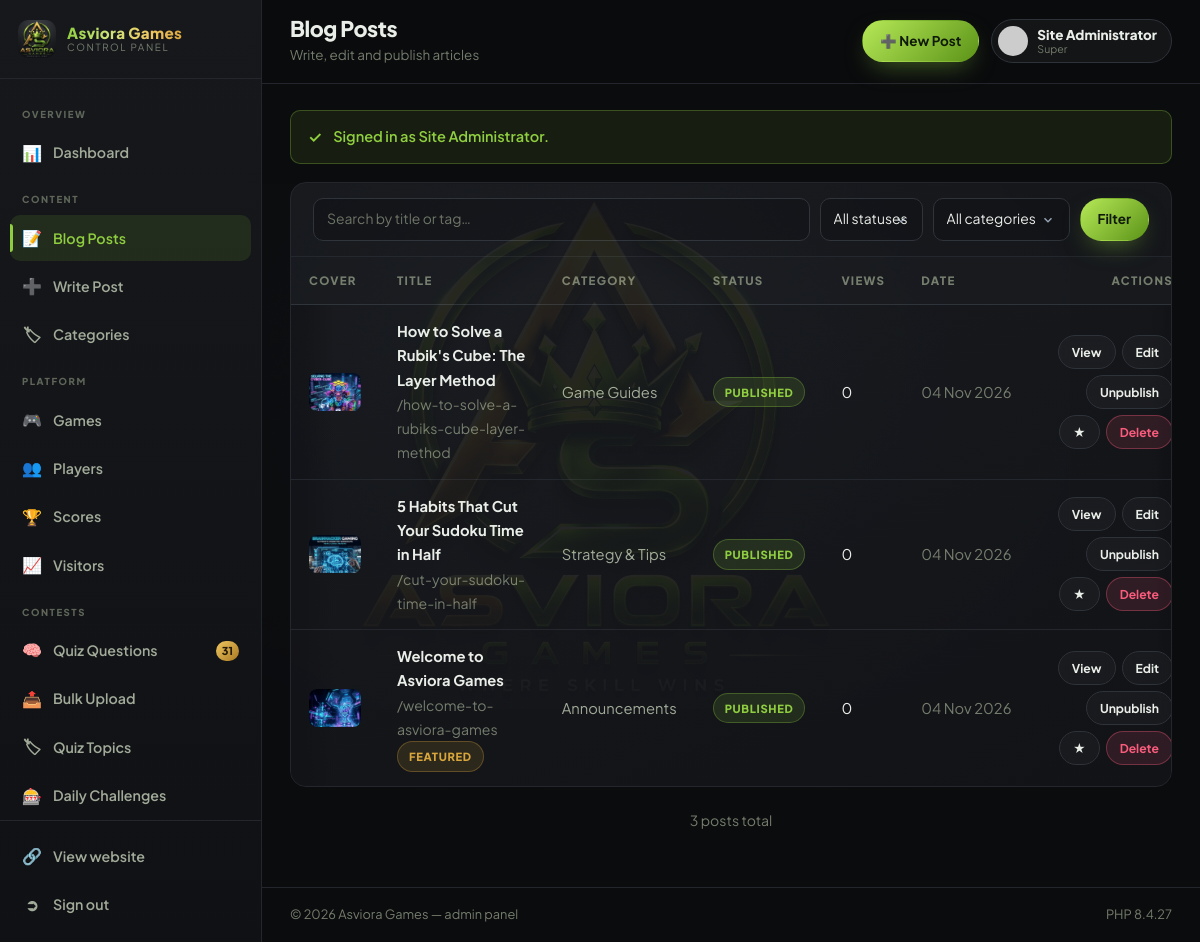
The page /admin/blog.php (signed in) on the database its author committed.
### tables this page shows
CREATE TABLE `blog_posts` (
  `id`            INT UNSIGNED NOT NULL AUTO_INCREMENT,
  `title`         VARCHAR(200) NOT NULL,
  `slug`          VARCHAR(220) NOT NULL,
  `excerpt`       VARCHAR(400) DEFAULT NULL,
  `content`       LONGTEXT,
  `cover_image`   VARCHAR(255) DEFAULT NULL,
  `category_id`   INT UNSIGNED DEFAULT NULL,
  `author_id`     INT UNSIGNED DEFAULT NULL COMMENT 'admins.id',
  `tags`          VARCHAR(255) DEFAULT NULL,
  `meta_title`    VARCHAR(200) DEFAULT NULL,
  `meta_desc`     VARCHAR(300) DEFAULT NULL,
  `status`        ENUM('draft','published') NOT NULL DEFAULT 'draft',
  `is_featured`   TINYINT(1)   NOT NULL DEFAULT 0,
  `views`         INT UNSIGNED NOT NULL DEFAULT 0,
  `published_at`  DATETIME     DEFAULT NULL,
  `created_at`    TIMESTAMP    NOT NULL DEFAULT CURRENT_TIMESTAMP,
  `updated_at`    TIMESTAMP    NOT NULL DEFAULT CURRENT_TIMESTAMP ON UPDATE CURRENT_TIMESTAMP,
  PRIMARY KEY (`id`),
  UNIQUE KEY `uq_post_slug` (`slug`),
  KEY `idx_post_status` (`status`),
  KEY `idx_post_cat` (`category_id`),
  CONSTRAINT `fk_post_cat` FOREIGN KEY (`category_id`) REFERENCES `blog_categories` (`id`) ON DELETE SET NULL
);

CREATE TABLE `blog_categories` (
  `id`         INT UNSIGNED NOT NULL AUTO_INCREMENT,
  `name`       VARCHAR(80) NOT NULL,
  `slug`       VARCHAR(80) NOT NULL,
  `created_at` TIMESTAMP   NOT NULL DEFAULT CURRENT_TIMESTAMP,
  PRIMARY KEY (`id`),
  UNIQUE KEY `uq_bcat_slug` (`slug`)
);

### admin/includes/auth.php (called while the page is built, shortened)
<?php
require_once dirname(__DIR__, 2) . '/config/config.php';
function admin_logged_in(): bool
{
    return !empty($_SESSION['admin_id']);
}
function current_admin(): ?array
{
    static $a = null;
    static $loaded = false;
    if ($loaded) {
        return $a;
    }
    $loaded = true;
    $a = fetch_one('SELECT * FROM admins WHERE id = ? AND is_active = 1',
                   [(int) $_SESSION['admin_id']]);
    return $a;
}
function admin_url(string $path = ''): string
{
    return url('admin/' . ltrim($path, '/'));
}
function require_admin(): array
{
    $a = current_admin();
    return $a;
}
function admin_active(string $file): string
{
    return basename($_SERVER['SCRIPT_NAME'] ?? '') === $file ? ' active' : '';
}

### includes/db.php (called while the page is built, shortened)
<?php
function db(): PDO
{
    static $pdo = null;
    if ($pdo instanceof PDO) {
        return $pdo;
    }
    $dsn = 'mysql:host=' . DB_HOST . ';dbname=' . DB_NAME . ';charset=' . DB_CHARSET;
    try {
        $pdo = new PDO($dsn, DB_USER, DB_PASS, [
            PDO::ATTR_ERRMODE            => PDO::ERRMODE_EXCEPTION,
            PDO::ATTR_DEFAULT_FETCH_MODE => PDO::FETCH_ASSOC,
            PDO::ATTR_EMULATE_PREPARES   => false,
        ]);
        try {
            $offset = (new DateTime('now', new DateTimeZone(date_default_timezone_get())))
                        ->format('P');
            $pdo->exec("SET time_zone = '" . $offset . "'");
        } catch (Throwable $e) {
        }
    } catch (PDOException $e) {
        http_response_code(500);
        $msg = DEBUG_MODE ? htmlspecialchars($e->getMessage()) : 'Database connection failed.';
        echo '<div style="font:15px/1.6 system-ui,sans-serif;max-width:640px;margin:60px auto;'
           . 'padding:28px;background:#121729;color:#e9eefc;border:1px solid #262f4d;border-radius:14px">'
           . '<h2 style="margin:0 0 12px;color:#8fce3f">Database not reachable</h2>'
           . '<p style="color:#9aa4b2">' . $msg . '</p>'
           . '<p style="color:#9aa4b2">Import <code>config/database.sql</code> and check the '
           . 'credentials in <code>config/config.php</code>.</p></div>';
        exit;
    }
    return $pdo;
}
function q(string $sql, array $params = []): PDOStatement
{
    $st = db()->prepare($sql);
    $st->execute($params);
    return $st;
}
function fetch_one(string $sql, array $params = []): ?array
{
    $row = q($sql, $params)->fetch();
    return $row === false ? null : $row;
}
function fetch_all(string $sql, array $params = []): array
{
    return q($sql, $params)->fetchAll();
}
function fetch_col(string $sql, array $params = [], $default = null)
{
    $v = q($sql, $params)->fetchColumn();
    return $v === false ? $default : $v;
}

### includes/migrate.php (called while the page is built, shortened)
<?php
function run_pending_migrations(): array
{
    $applied = [];
    try {
        $current = (int) setting('schema_version', '0');
    } catch (Throwable $e) {
        return $applied;
    }
    $lock = fopen(sys_get_temp_dir() . '/asviora_migrate.lock', 'c');
    if ($lock === false || !flock($lock, LOCK_EX | LOCK_NB)) {
        if ($lock) fclose($lock);
        return $applied;
    }
    try {
        $current = (int) (settings_all(true)['schema_version'] ?? 0);
        for ($v = $current + 1; $v <= SCHEMA_VERSION; $v++) {
            if (!isset(SCHEMA_MIGRATIONS[$v])) {
                continue;
            }
            $file = dirname(__DIR__) . '/config/' . SCHEMA_MIGRATIONS[$v];
            if (!is_readable($file)) {
                break;
            }
            set_setting('schema_version', (string) $v);
            $applied[] = SCHEMA_MIGRATIONS[$v];
        }
    } catch (Throwable $e) {
        if (DEBUG_MODE) {
            error_log('[migration] ' . $e->getMessage());
        }
    } finally {
        flock($lock, LOCK_UN);
        fclose($lock);
    }
    return $applied;
}

### config/config.php (called while the page is built, shortened)
<?php
require_once ROOT_PATH . '/includes/db.php';
require_once ROOT_PATH . '/includes/functions.php';
if (!defined('SKIP_MIGRATIONS')) {
    require_once ROOT_PATH . '/includes/migrate.php';
    run_pending_migrations();
}

### admin/blog.php (the view, shortened to what this page needs)
<?php
require_once __DIR__ . '/includes/auth.php';
$A = require_admin();
$admin_title = 'Blog Posts';
$admin_sub   = 'Write, edit and publish articles';
$admin_actions = '<a href="' . admin_url('blog-edit.php') . '" class="btn btn-primary btn-sm">&#10133; New Post</a>';
$search = get('q');
$page   = max(1, (int) get('page', '1'));
$per    = 15;
$where = ['1 = 1'];
$params = [];
$w = implode(' AND ', $where);
$total  = (int) fetch_col("SELECT COUNT(*) FROM blog_posts p WHERE $w", $params, 0);
$pages  = max(1, (int) ceil($total / $per));
$page   = min($page, $pages);
$offset = ($page - 1) * $per;
$posts = fetch_all(
    "SELECT p.*, c.name AS cat_name, a.name AS author
     FROM blog_posts p
     LEFT JOIN blog_categories c ON c.id = p.category_id
     LEFT JOIN admins a ON a.id = p.author_id
     WHERE $w ORDER BY p.id DESC LIMIT $per OFFSET $offset", $params);
require __DIR__ . '/includes/layout.php';
?>
<div class="adm-panel">
  <form method="get" class="adm-toolbar">
    <input type="text" name="q" class="form-control grow" value="<?= e($search) ?>"
           placeholder="Search by title or tag…">
    <select name="status" class="form-select" style="width:auto">
      <option value="">All statuses</option>
    </select>
    <select name="cat" class="form-select" style="width:auto">
      <option value="">All categories</option>
    </select>
    <button class="btn btn-primary btn-sm" type="submit">Filter</button>
  </form>
  <div class="adm-panel-body flush">
    <?php if (!$posts): ?>
      <div class="empty">
        <div class="em-ico">&#128221;</div>
        <h3>No posts match</h3>
        <p>Write your first article, or clear the filters above.</p>
        <a href="<?= admin_url('blog-edit.php') ?>" class="btn btn-primary">Write a post</a>
      </div>
    <?php else: ?>
      <div class="table-scroll">
        <table class="tbl" style="min-width:900px">
          <thead>
            <tr><th style="width:64px">Cover</th><th>Title</th><th>Category</th>
                <th>Status</th><th>Views</th><th>Date</th><th style="text-align:right">Actions</th></tr>
          </thead>
          <tbody>
            <?php foreach ($posts as $p): $cov = cover_url($p['cover_image']); ?>
              <tr>
                <td>
                  <div style="width:52px;height:38px;border-radius:8px;overflow:hidden;
                              background:var(--surface-2);display:grid;place-items:center">
                    <?php if ($cov): ?>
                      <img src="<?= e($cov) ?>" alt="" style="width:100%;height:100%;object-fit:cover">
                    <?php else: ?>
                      <span style="opacity:.4">&#128221;</span>
                    <?php endif; ?>
                  </div>
                </td>
                <td>
                  <strong style="display:block"><?= e($p['title']) ?></strong>
                  <span class="text-dim">
                    /<?= e($p['slug']) ?>
                    <?php if ($p['is_featured']): ?>
                      &nbsp;<span class="badge badge-gold">featured</span>
                    <?php endif; ?>
                  </span>
                </td>
                <td class="text-muted"><?= e($p['cat_name'] ?: '—') ?></td>
                <td>
                  <span class="badge <?= $p['status'] === 'published' ? 'badge-green' : '' ?>">
                    <?= e($p['status']) ?></span>
                </td>
                <td><?= num($p['views']) ?></td>
                <td class="text-dim nowrap"><?= fdate($p['published_at'] ?: $p['created_at'], 'd M Y') ?></td>
                <td>
                  <div class="adm-actions">
                    <?php if ($p['status'] === 'published'): ?>
                      <a href="<?= url('post.php?slug=' . urlencode($p['slug'])) ?>" target="_blank"
                         rel="noopener" class="btn btn-ghost btn-xs">View</a>
                    <?php endif; ?>
                    <a href="<?= admin_url('blog-edit.php?id=' . (int) $p['id']) ?>"
                       class="btn btn-ghost btn-xs">Edit</a>
                    <form method="post" style="display:inline">
                      <button class="btn btn-ghost btn-xs" type="submit">
                        <?= $p['status'] === 'published' ? 'Unpublish' : 'Publish' ?></button>
                    </form>
                    <form method="post" style="display:inline">
                      <button class="btn btn-ghost btn-xs" type="submit" title="Toggle featured">&#9733;</button>
                    </form>
                    <form method="post" style="display:inline">
                      <button class="btn btn-danger btn-xs" type="submit"
                        data-confirm="Delete &quot;<?= e($p['title']) ?>&quot; permanently?">Delete</button>
                    </form>
                  </div>
                </td>
              </tr>
            <?php endforeach; ?>
          </tbody>
        </table>
      </div>
    <?php endif; ?>
  </div>
</div>
<p class="text-dim center mt-2"><?= num($total) ?> post<?= $total === 1 ? '' : 's' ?> total</p>
<?php require __DIR__ . '/includes/layout_end.php'; ?>

### admin/includes/layout.php (shortened to what this page needs)
<?php
$A    = require_admin();
$site = setting('site_name', 'Asviora Games');
$unread = (int) fetch_col('SELECT COUNT(*) FROM contact_messages WHERE is_read = 0', [], 0);
$drafts = (int) fetch_col('SELECT COUNT(*) FROM blog_posts WHERE status = "draft"', [], 0);
$menu = [
    ['group' => 'Overview', 'items' => [
        ['index.php',    '&#128202;', 'Dashboard', null],
    ]],
    ['group' => 'Content', 'items' => [
        ['blog.php',       '&#128221;', 'Blog Posts', $drafts ?: null],
        ['blog-edit.php',  '&#10133;',  'Write Post', null],
        ['categories.php', '&#127991;', 'Categories', null],
    ]],
    ['group' => 'Communication', 'items' => [
        ['messages.php',    '&#9993;',  'Messages',    $unread ?: null],
        ['subscribers.php', '&#128231;', 'Subscribers', null],
    ]],
];
if (admin_can_manage()) {
    $platformItems = [];
    $platformItems[] = ['games.php',  '&#127918;', 'Games',   null];
    $platformItems[] = ['users.php',  '&#128101;', 'Players', null];
    $platformItems[] = ['scores.php', '&#127942;', 'Scores',  null];
    if (has_table('visits')) {
        $vToday = (int) fetch_col(
            'SELECT COUNT(*) FROM visits WHERE visit_date = CURDATE()', [], 0);
        $platformItems[] = ['visitors.php', '&#128200;', 'Visitors', $vToday ?: null];
    }
    $platform = [['group' => 'Platform', 'items' => $platformItems]];
    $contest = [];
    if (has_table('quiz_questions')) {
        $liveQ = (int) fetch_col(
            'SELECT COUNT(*) FROM quiz_questions WHERE is_active = 1', [], 0);
        $contest[] = ['quiz.php',            '&#129504;', 'Quiz Questions', $liveQ ?: null];
        $contest[] = ['quiz-import.php',     '&#128228;', 'Bulk Upload',    null];
        $contest[] = ['quiz-categories.php', '&#127991;', 'Quiz Topics',    null];
    }
    if (has_table('spin_results')) {
        $contest[] = ['spin.php', '&#127920;', 'Daily Challenges', null];
    }
    if (has_table('exam_notify')) {
        $waiting = (int) fetch_col('SELECT COUNT(*) FROM exam_notify', [], 0);
        $contest[] = ['govt-exam.php', '&#127891;', 'Govt Exam', $waiting ?: null];
    }
    if ($contest) {
        $platform[] = ['group' => 'Contests', 'items' => $contest];
    }
    array_splice($menu, 2, 0, $platform);
    $system = [['settings.php', '&#9881;', 'Site Settings', null]];
    if ($A['role'] === 'super') {
        $system[] = ['admins.php', '&#128272;', 'Admin Users', null];
    }
    $menu[] = ['group' => 'System', 'items' => $system];
}
?>
<!DOCTYPE html>
<html lang="en">
<head>
<link rel="stylesheet" href="<?= asset('assets/css/style.css') ?>">
<link rel="stylesheet" href="<?= asset('assets/css/admin.css') ?>">
</head>
<body class="admin-body">
<aside class="adm-sidebar" id="admSidebar">
  <a href="<?= url('index.php') ?>" class="adm-brand" target="_blank" rel="noopener">
    <img src="<?= e(logo_icon(192)) ?>" alt="">
    <span>
      <strong><?= e($site) ?></strong>
      <em>Control panel</em>
    </span>
  </a>
  <nav class="adm-nav">
    <?php foreach ($menu as $section): ?>
      <div class="adm-group"><?= e($section['group']) ?></div>
      <?php foreach ($section['items'] as $it): ?>
        <a href="<?= admin_url($it[0]) ?>" class="adm-link<?= admin_active($it[0]) ?>">
          <span class="ico"><?= $it[1] ?></span>
          <span class="lbl"><?= e($it[2]) ?></span>
          <?php if ($it[3]): ?><span class="pill"><?= (int) $it[3] ?></span><?php endif; ?>
        </a>
      <?php endforeach; ?>
    <?php endforeach; ?>
  </nav>
  <div class="adm-foot">
    <a href="<?= url('index.php') ?>" target="_blank" rel="noopener" class="adm-link">
      <span class="ico">&#128279;</span><span class="lbl">View website</span></a>
    <a href="<?= admin_url('logout.php') ?>" class="adm-link danger">
      <span class="ico">&#10162;</span><span class="lbl">Sign out</span></a>
  </div>
</aside>
<div class="adm-main">
  <header class="adm-top">
    <div>
      <h1><?= e($admin_title ?? 'Dashboard') ?></h1>
      <?php if (!empty($admin_sub)): ?><p><?= e($admin_sub) ?></p><?php endif; ?>
    </div>
    <div class="adm-top-right">
      <?php if (!empty($admin_actions)): ?><?= $admin_actions ?><?php endif; ?>
      <div class="adm-me">
        <img src="<?= e(avatar_url(['username' => $A['name']])) ?>" alt="">
        <span>
          <strong><?= e($A['name']) ?></strong>
          <em><?= e(ucfirst($A['role'])) ?></em>
        </span>
      </div>
    </div>
  </header>
  <div class="adm-content">
    <?= render_flash() ?>

### rows shown on the page
blog_posts: cover_image (picture), title "How to Solve a Rubik's Cube: The Layer Method", slug "how-to-solve-a-rubiks-cube-layer-method", category.name "Game Guides", status "PUBLISHED", views "0", published_at "04 Nov 2026", shows "Unpublish"
blog_posts: cover_image (picture), title "5 Habits That Cut Your Sudoku Time in Half", slug "cut-your-sudoku-time-in-half", category.name "Strategy & Tips", status "PUBLISHED", views "0", published_at "04 Nov 2026", shows "Unpublish"
blog_posts: cover_image (picture), title "Welcome to Asviora Games", slug "welcome-to-asviora-games", is_featured "FEATURED", category.name "Announcements", status "PUBLISHED", views "0", published_at "04 Nov 2026", shows "Unpublish"

### other values the page prints
$site "Asviora Games"
$section['group'] "OVERVIEW"
$it[1] "📊"
$it[2] "Dashboard"
$section['group'] "CONTENT"
$it[1] "📝"
$it[2] "Blog Posts"
$it[1] "➕"
$it[2] "Write Post"
$it[1] "🏷"
$it[2] "Categories"
$section['group'] "PLATFORM"
$it[1] "🎮"
$it[2] "Games"
$it[1] "👥"
